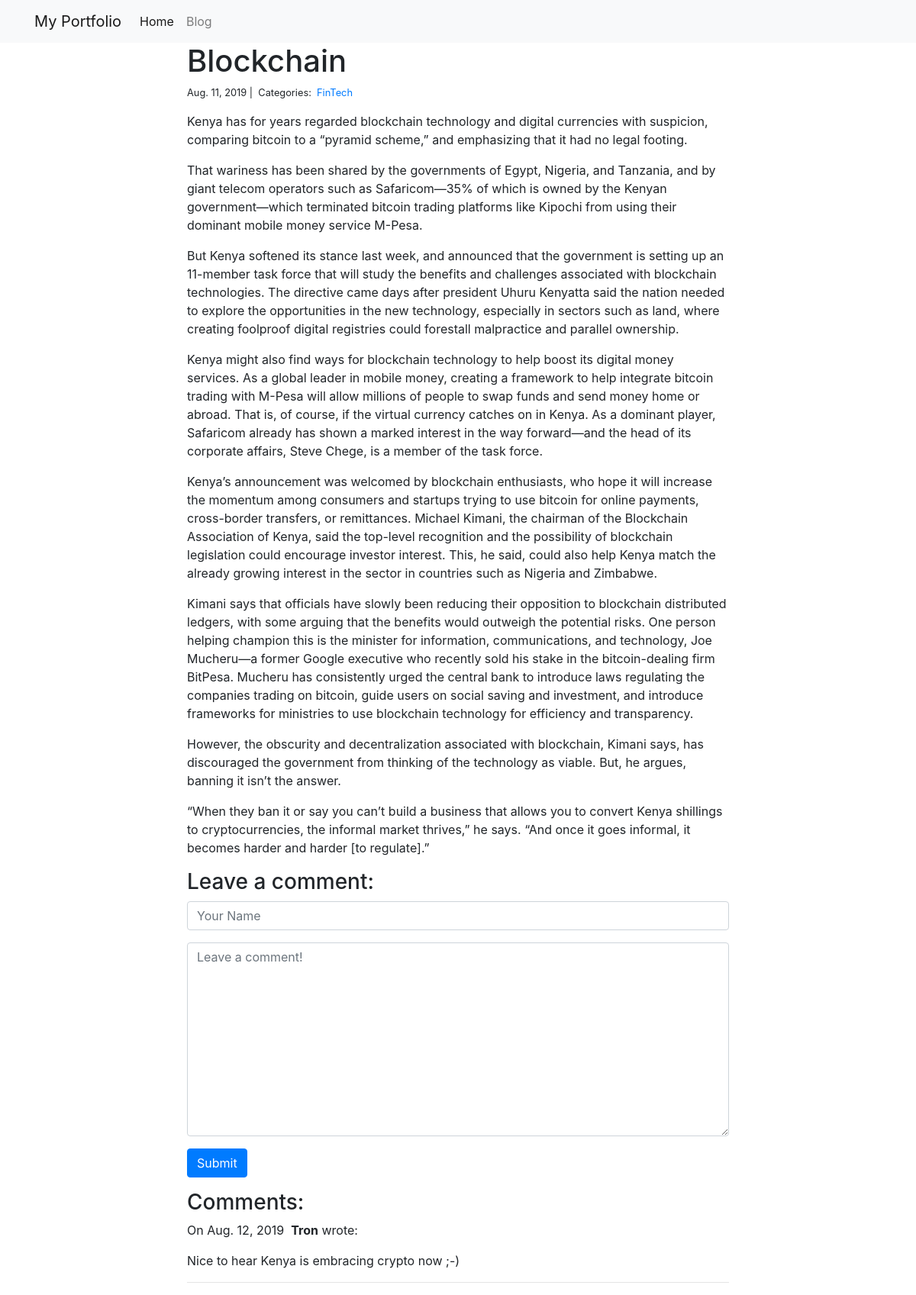
Page /blog/1/ on the committed database.
### blog/models.py (models this page shows)
class Post(models.Model):
    title = models.CharField(max_length=255)
    body = models.TextField()
    created_on = models.DateTimeField(auto_now_add=True)
    last_modified = models.DateTimeField(auto_now=True)
    categories = models.ManyToManyField('Category', related_name='posts')

class Category(models.Model):
    name = models.CharField(max_length=20)

class Comment(models.Model):
    author = models.CharField(max_length=60)
    body = models.TextField()
    created_on = models.DateTimeField(auto_now_add=True)
    post = models.ForeignKey('Post', on_delete=models.CASCADE)

### blog/views.py (the view, shortened to what this page needs)
# urls.py: path("<int:pk>/", views.blog_detail, name="blog_detail"),
def blog_detail(request, pk):
    post = Post.objects.get(pk=pk)
    form = CommentForm()
    comments = Comment.objects.filter(post=post)
    context = {
        "post": post,
        "comments": comments,
        "form": form
    }
    return render(request, "post_detail.html", context)

### blog/forms.py
class CommentForm(forms.Form):
    author = forms.CharField(
        max_length=60,
        widget=forms.TextInput(attrs={
            "class": "form-control",
            "placeholder": "Your Name"
        })
    )
    body = forms.CharField(widget=forms.Textarea(
        attrs={
            "class": "form-control",
            "placeholder": "Leave a comment!"
        })
    )

### blog/templates/post_detail.html (shortened to what this page needs)
{% extends "base.html" %}
{% block page_content %}
<div class="col-md-8 offset-md-2">
    <h1>{{ post.title }}</h1>
    <small>
        {{ post.created_on.date }} |&nbsp;
        Categories:&nbsp;
        {% for category in post.categories.all %}
        <a href="{% url 'blog_category' category.name %}">
            {{ category.name }}
        </a>&nbsp;
        {% endfor %}
    </small>
    <p>{{ post.body | linebreaks }}</p>
    <h3>Leave a comment:</h3>
    <form action="/blog/{{ post.pk }}/" method="post">
        <div class="form-group">
            {{ form.author }}
        </div>
        <div class="form-group">
            {{ form.body }}
        </div>
        <button type="submit" class="btn btn-primary">Submit</button>
    </form>
    <h3>Comments:</h3>
    {% for comment in comments %}
    <p>
        On {{comment.created_on.date }}&nbsp;
        <b>{{ comment.author }}</b> wrote:
    </p>
    <p>{{ comment.body }}</p>
    <hr>
    {% endfor %}
</div>
{% endblock %}

### rows in the picture
Post: title "Blockchain", created_on "Aug. 11, 2019", body "Kenya has for years regarded blockchain technology and digital currencies with suspicion, comparing bitcoin to a “pyramid scheme,” and emphasizing that it had no legal footing. That wariness has been shared by the governments of Egypt, Nigeria, and Tanzania, and by giant telecom operators such as Safaricom—35% of which is owned by the Kenyan government—which terminated bitcoin trading platforms like Kipochi from using their dominant mobile money service M-Pesa. But Kenya softened its stance last week, and announced that the government is setting up an 11-member task force that will study the benefits and challenges associated with blockchain technologies. The directive came days after…"
Category: name "FinTech"
Comment: created_on "Aug. 12, 2019", author "Tron", body "Nice to hear Kenya is embracing crypto now ;-)"
